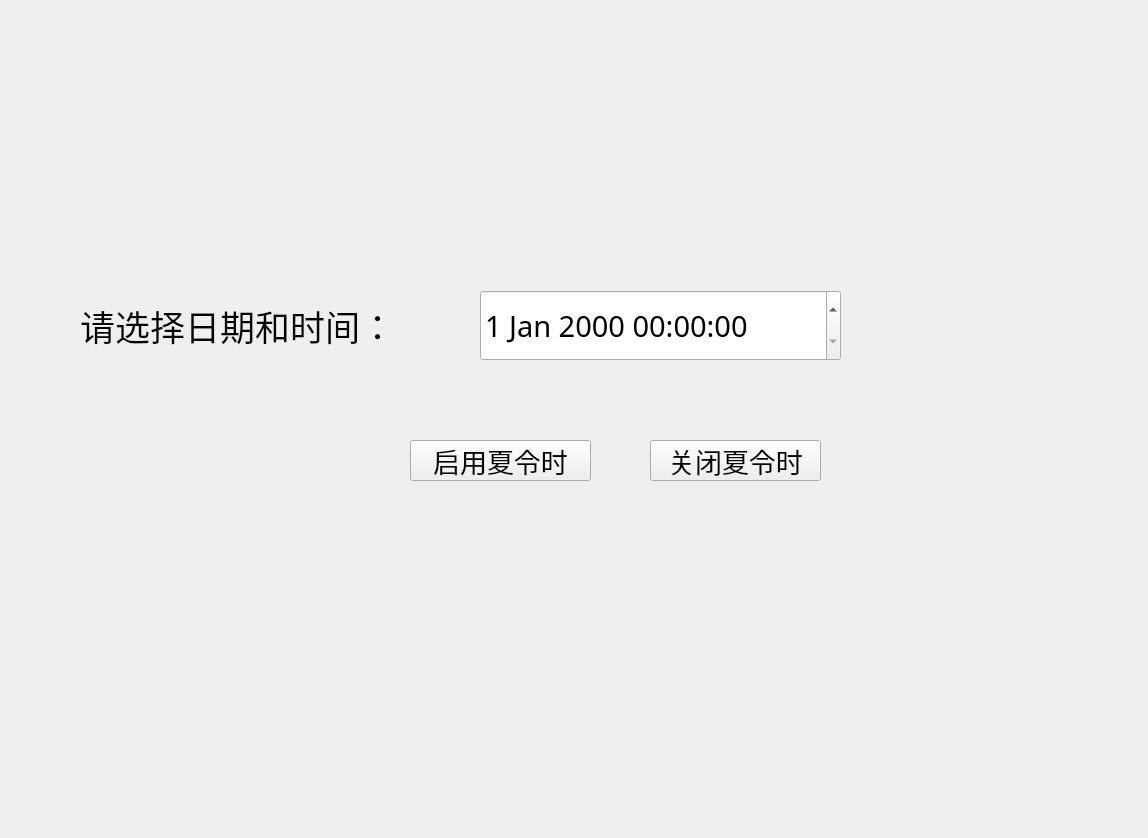
<?xml version="1.0" encoding="UTF-8"?>
<ui version="4.0">
 <class>timesetting</class>
 <widget class="QWidget" name="timesetting">
  <property name="geometry">
   <rect>
    <x>0</x>
    <y>0</y>
    <width>1148</width>
    <height>838</height>
   </rect>
  </property>
  <property name="font">
   <font>
    <family>Arial</family>
    <pointsize>26</pointsize>
   </font>
  </property>
  <property name="windowTitle">
   <string>Form</string>
  </property>
  <widget class="QDateTimeEdit" name="dateTimeEdit">
   <property name="geometry">
    <rect>
     <x>480</x>
     <y>290</y>
     <width>361</width>
     <height>71</height>
    </rect>
   </property>
   <property name="font">
    <font>
     <family>黑体</family>
     <pointsize>22</pointsize>
    </font>
   </property>
  </widget>
  <widget class="QLabel" name="label">
   <property name="geometry">
    <rect>
     <x>80</x>
     <y>290</y>
     <width>381</width>
     <height>71</height>
    </rect>
   </property>
   <property name="font">
    <font>
     <family>黑体</family>
     <pointsize>26</pointsize>
    </font>
   </property>
   <property name="text">
    <string>请选择日期和时间：</string>
   </property>
  </widget>
  <widget class="QPushButton" name="opensummer">
   <property name="geometry">
    <rect>
     <x>410</x>
     <y>440</y>
     <width>181</width>
     <height>41</height>
    </rect>
   </property>
   <property name="font">
    <font>
     <family>Arial</family>
     <pointsize>20</pointsize>
    </font>
   </property>
   <property name="text">
    <string>启用夏令时</string>
   </property>
  </widget>
  <widget class="QPushButton" name="closesummer">
   <property name="geometry">
    <rect>
     <x>650</x>
     <y>440</y>
     <width>171</width>
     <height>41</height>
    </rect>
   </property>
   <property name="font">
    <font>
     <family>Arial</family>
     <pointsize>20</pointsize>
    </font>
   </property>
   <property name="text">
    <string>关闭夏令时</string>
   </property>
  </widget>
 </widget>
 <resources/>
 <connections/>
</ui>
